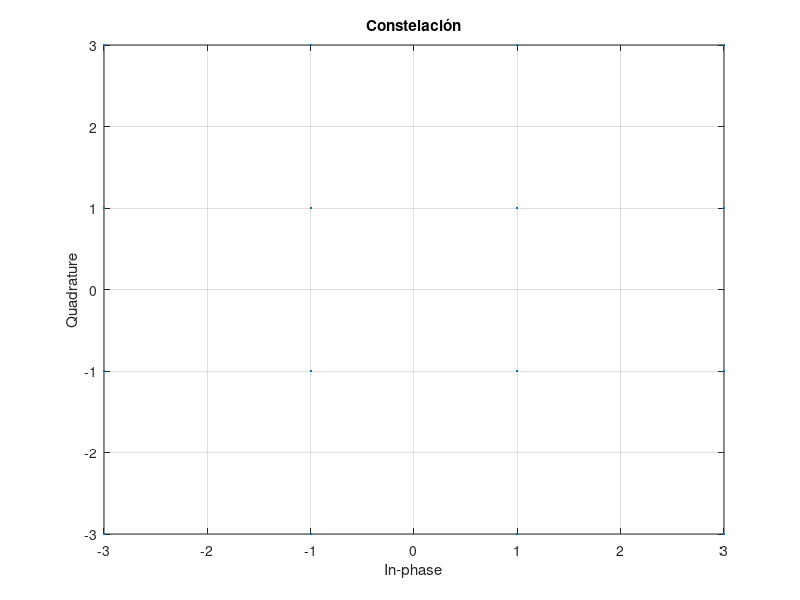
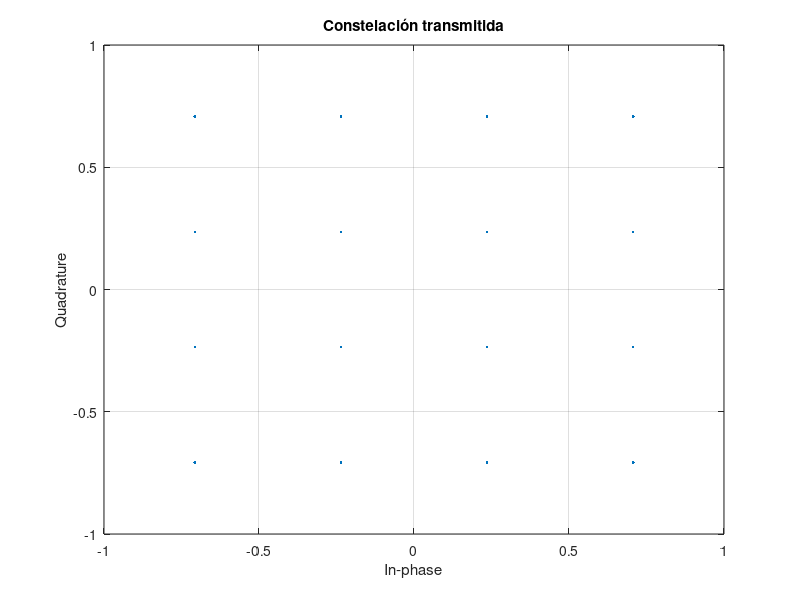
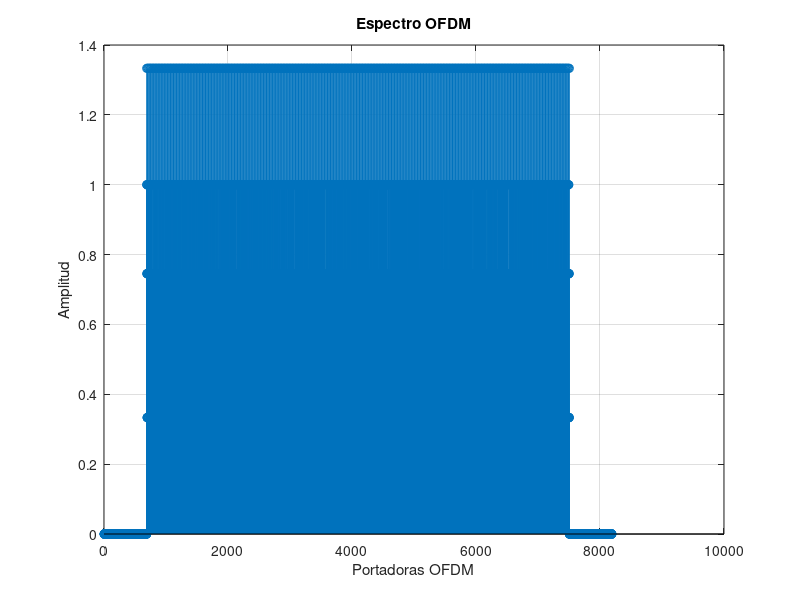
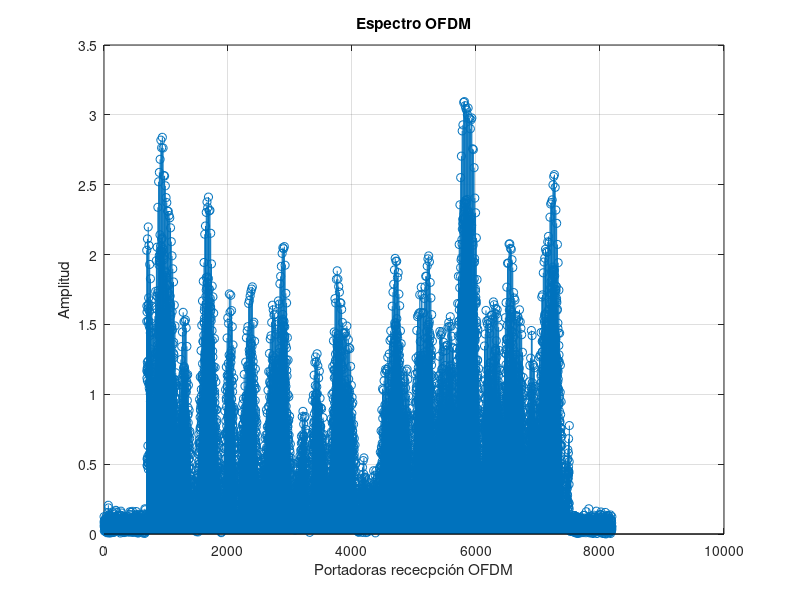

Here is the MATLAB script that generated these plots, in order:
clear;
close all;
%% comentario
%% Configuración del sistema OFDM
NUM_SYMB = 10;       % Número de símbols a transmitir
SEED=100;            % Semilla para el generador de números aleatorios
CONSTEL = '16QAM';    % Constelación utilizada QPSK, 16AQM o 64QAM
MODO = '8K';        % 2K, 8K (la K en mayúscula)
SNR=20;             %SNR en dB
CP = 1/32;          % Cyclic prefix

tic

% Inicializamos el generador de números aleatorios con la semilla

rng(SEED);

% El número de portadoras y el tiempo útil dependen del modo
% El número total de portadoras transmitida será el mínimo número potencia de 2 mayor que n_portadoras
switch MODO
    case '2K'
        N_portadoras = 1705;
        T_U = 224e-6;        % Tiempo útil
        NFFT=2048;
    case '8K'
        N_portadoras = 6817;
        T_U = 896e-6;
        NFFT=8192;
end

N_pilotos = ceil(N_portadoras/12);  % Pilotos insertados cada 12 posiciones
NDATA=N_portadoras- N_pilotos;   
NCP = NFFT*CP;          % Número de muestras del prefijo cíclico

PLOC=1:12:N_portadoras; % Vector auxiliar con las posiciones de los pilotos

% Dibujamos la constelación siguiendo el esquema de codifiación gray del
% estándar DVB-T
switch CONSTEL
    case 'QPSK'
        C=[1+1i 1-1i -1+1i -1-1i];  % Constelación
        M=2;      % Nº de bits
        norma = sqrt(2);
    case '16QAM'
        C = [3+3i 3+1i 1+3i 1+1i 3-3i 3-1i 1-3i 1-1i -3+3i -3+1i -1+3i -1+1i -3-3i -3-1i -1-3i -1-1i];
        M=4;
        norma = sqrt(18);
    case '64QAM'
        C = [7+7i 7+5i 5+7i 5+5i 7+1i 7+3i 5+1i 5+3i 1+7i 1+5i 3+7i 3+5i 1+1i 1+3i 3+1i 3+3i 7-7i 7-5i 5-7i 5-5i 7-1i 7-3i 5-1i 5-3i 1-7i 1-5i 3-7i 3-5i 1-1i 1-3i 3-1i 3-3i -7+7i -7+5i -5+7i -5+5i -7+1i -7+3i -5+1i -5+3i -1+7i -1+5i -3+7i -3+5i -1+1i -1+3i -3+1i -3+3i -7-7i -7-5i -5-7i -5-5i -7-1i -7-3i -5-1i -5-3i -1-7i -1-5i -3-7i -3-5i -1-1i -1-3i -3-1i -3-3i];
        M=6;
        norma = sqrt(98);
end

% Dibujo de la constelación
scatterplot(C);
grid
title('Constelación')

%% Transmisor
% Generación de los bits a transmitir
numbits = NUM_SYMB*NDATA*M;
bits_tx = rand(numbits, 1)>0.5; % numbits x 1

% Bits to symbols
aux  = reshape(bits_tx, M, []).'; % numbits/M x M
symb = zeros(size(aux, 1),1);     % numbits/M x 1
for k=1:M
    symb = symb + (2^(k-1))*aux(:,k); % primera columna = lsb 
end

% Mapper
const_points = C(symb+1); % numbits/M x 1
const_points = const_points./(norma);

% Constelación transmitida (normalizada)
scatterplot(const_points);
grid
title('Constelación transmitida') 

% Símbolos OFDM en frecuencia (rejilla tiempo frecuencia)
ofdm_freq = zeros(NFFT, NUM_SYMB); % NFFT x NUM_SYMB
ofdm_util = ofdm_freq(ceil((NFFT-N_portadoras)/2)+(1:N_portadoras),:);

% Se generan los pilotos, asignando un signo mediando el registro PRBS
registro = ones(1,11);
pilotos = zeros(N_portadoras,1);
for n = 1:N_portadoras
    pilotos(n,:) = 4/3*2*(0.5-registro(end));
    registro = [xor(registro(end),registro(end-2)),registro(1:(end-1))];
end

ofdm_util(PLOC,:) = pilotos(PLOC,1)*ones(1,NUM_SYMB); % Colocamos los pilotos
ofdm_util(ofdm_util==0) = const_points; % Rellenamos el resto con la constelación transmitida
ofdm_freq(ceil((NFFT-N_portadoras)/2)+(1:N_portadoras),:) = ofdm_util; % Completamos las 204

figure
stem(abs(ofdm_freq(:,1))); % Pintamos un único símbolo
grid
xlabel('Portadoras OFDM');
ylabel('Amplitud');
title('Espectro OFDM')
% Estamos representando el módulo (abs()), todos los pilotos se muestran positivos aunque tengan distintos signos 


% ifftshift permite pasar de una representación del espectro con el f=0 en el
% centro a una representación con f=0 a la izquierda.
% Importante el 1 para hacer la transformación en la dimensión correcta
ofdm_freq=ifftshift(ofdm_freq, 1); % NFFT x NUM_SYMB


% Modulacion OFDM
% Importante el 1 para hacer la transformación en la dimensión correcta
ofdm_time = ifft(ofdm_freq, NFFT, 1); % NFFT x NUM_SYMB

% Prefijo cíclico de forma matricial
ofdm_time = [ofdm_time(end-(NCP-1):end, :); ofdm_time];

% Salida secuencial (el : lee por columnas)
tx = ofdm_time(:); % (NFFT+NCP)·NUM_SYMB x 1
 
% figure
% plot(real(tx), 'b-');
% hold on
% plot(imag(tx), 'r-');
% xlabel('Muestras temporales');
% ylabel('Amplitud');
% legend('real', 'imag');
% grid
% title('Señal OFDM en el tiempo')

%Espectro de la señal transmitida
% figure
% pwelch(tx);

%% Canal AWGN


% Canal real

parametros = [0.057662 1.003019 4.855121
0.176809 5.422091 3.419109
0.407163 0.518650 5.864470
0.303585 2.751772 2.215894
0.258782 0.602895 3.758058
0.061831 1.016585 5.430202
0.150340 0.143556 3.952093
0.051534 0.153832 1.093586
0.185074 3.324866 5.775198
0.400967 1.935570 0.154459
0.295723 0.429948 5.928383
0.350825 3.228872 3.053023
0.262909 0.848831 0.628578
0.225894 0.073883 2.128544
0.170996 0.203952 1.099463
0.149723 0.194207 3.462951
0.240140 0.924450 3.664773
0.116587 1.381320 2.833799
0.221155 0.640512 3.334290
0.259730 1.368671 0.393889];

rho_i = parametros(:,1);
tau_i = parametros(:,2)*10^-6;
theta_i = parametros(:,3);


delta_f = 1/T_U; % Separación entre portadoras depende del tiempo útil
k = (-NFFT/2:NFFT/2-1); % Tantos elementos como portadoras, centradas en cero

% Implementación matricial del sumatorio de taps del canal
H_real = ((rho_i.*exp(-1i*theta_i)).'*(exp(-1i*2*pi*k*delta_f.*tau_i))).';

% El canal real se representa más adelante justo con la estimación


% Pasamos a tiempo para realizar la convolución con la señal transmitida
h_real_tiempo = ifft(ifftshift(H_real),NFFT,1);

rx_antena = conv(h_real_tiempo,tx);
rx_antena = rx_antena(1:end-(NFFT-1),1);

% rx_antena = tx; % Esta línea anula efecto del canal, esta prueba se
                  % realizó para comprobar que las constelaciones estaban 
                  % bien escritas

% figure
% plot(real(rx_antena), 'b-');
% hold on
% plot(imag(rx_antena), 'r-');
% xlabel('Muestras temporales');
% ylabel('Amplitud');
% legend('real', 'imag');
% grid
% title('Señal OFDM recibida en el tiempo')


% Ruido
Ps = mean(tx.*conj(tx)); % Potencia de señal
nsr = 10^(-SNR/10);      % Pn/Ps

noise = (randn(size(tx))+1i*randn(size(tx))) / sqrt(2); % Ruido complejo de potencia 1
noise = sqrt(Ps*nsr).*noise; % Ruido complejo de potencia Ps*snr

rx = rx_antena+noise;
%rx = rx_antena; % Esta línea anula el efecto del ruido



%% Receptor 
% Operaciones inversas al transmisor 

% Convertimos la recepción en serie a una matriz con tantas columnas como
% símbolos hayamos transmitido
ofdm_time_r_NCP = reshape(rx,NFFT+NCP,NUM_SYMB);

% Nos desprendemos del prefijo cíclico
ofdm_time_r=ofdm_time_r_NCP(NCP+1:end,:); 


% Pasamos a frecuencia y nos quedamos con N_portadoras
ofdm_freq_r=fft(ofdm_time_r,NFFT,1);

ofdm_freq_r= fftshift(ofdm_freq_r,1);

ofdm_util_r =ofdm_freq_r(ceil((NFFT-N_portadoras)/2)+(1:N_portadoras),:);


figure
stem(abs(ofdm_freq_r(:,1))); % Pintamos un único símbolo
grid
xlabel('Portadoras rececpción OFDM');
ylabel('Amplitud');
title('Espectro OFDM')

% Estimación del canal

% Extraemos los pilotos, dividimos entre su valor original para estimar el
% efecto del canal en frecuencia
H_est = zeros(N_portadoras,1);
H_est(PLOC,1) = ofdm_util_r(PLOC,1)./pilotos(PLOC,1);

% Empleamos la función interp1 para interpolar los valores de los pilotos
% Está realizando una interpolación lineal, pero añadiendo un parámetro es
% inmediato realizar otro tipo de interpolación
xq = 1:N_portadoras;
H_est = interp1(PLOC,H_est(PLOC,1),xq).';

% Implementación anterior de interpolación lineal de H_est
% se ha desechado por ser menos eficiente
% x = 1:12;
% for n = 1:N_pilotos-1 % ceil(PLOC/12)
%     b = H_est((n-1)*12+1);
%     a = (H_est(12*n+1) - H_est((n-1)*12+1))/12;
%     y = a*x + b;
%     H_est((n-1)*12+2:12*n+1) = y;
% end


% Comparamos el módulo del canal real y el estimado en frecuencia
figure, hold on, grid on, plot((-NFFT/2:NFFT/2-1)*delta_f,20*log10(abs(H_real)))
plot((-floor(N_portadoras/2):ceil(N_portadoras/2)-1)*delta_f,20*log10(abs(H_est)))
legend('H real','H est')



% Salidas del bloque con ecualizador

% División en frecuencia Tx = Rx / H_est
S_tx = ofdm_util_r./H_est;


% Quitamos los pilotos
S_tx(PLOC,:) = []; 

% Símbolos estimados (representamos 1)
figure
hold on
plot((-floor((N_portadoras-N_pilotos)/2):ceil((N_portadoras-N_pilotos)/2)-1)*delta_f,20*log10(abs(S_tx(:,1))))
legend('S_tx')

% El último paso es 'traducir' los símbolos recibidos en bits según la constelación elegida 

% Concatenar los bits recibidos
rx_constel = reshape(S_tx,(N_portadoras-N_pilotos)*NUM_SYMB,1).';

scatterplot(rx_constel);

% Demap
% Traducción a bits en función de la constelación transmitida
switch CONSTEL
    case 'QPSK'
        bits_rx = zeros(1,length(rx_constel)*2);
        bits_rx(2:2:end) = real(rx_constel)<0;
        bits_rx(1:2:end) = imag(rx_constel)<0;
    case '16QAM'
        bits_rx = zeros(1,length(rx_constel)*4);
        bits_rx(4:4:end) = real(rx_constel)<0;
        bits_rx(3:4:end) = imag(rx_constel)<0;
        bits_rx(2:4:end) = abs(real(rx_constel))<(2/norma);
        bits_rx(1:4:end) = abs(imag(rx_constel))<(2/norma);
    case '64QAM'
        bits_rx = zeros(1,length(rx_constel)*6);
        bits_rx(6:6:end) = real(rx_constel)<0;
        bits_rx(5:6:end) = imag(rx_constel)<0;
        bits_rx(4:6:end) = abs(real(rx_constel))<(4/norma);
        bits_rx(3:6:end) = abs(imag(rx_constel))<(4/norma);
        bits_rx(2:6:end) = abs(real(rx_constel))<(6/norma) & abs(real(rx_constel))>(2/norma);
        bits_rx(1:6:end) = abs(imag(rx_constel))<(6/norma) & abs(imag(rx_constel))>(2/norma);
end

% Cálculo de la BER viendo las diferencias entre los bits transmitidos y
% los recibidos
BER = mean(xor(bits_rx, bits_tx.'));
fprintf(1,'CONSTEL = %s, SNR = %ddB, MODO = %s, CP = 1/%d\n',CONSTEL,SNR,MODO,1/CP);
fprintf(1, 'BER = %f\n', BER);


toc
